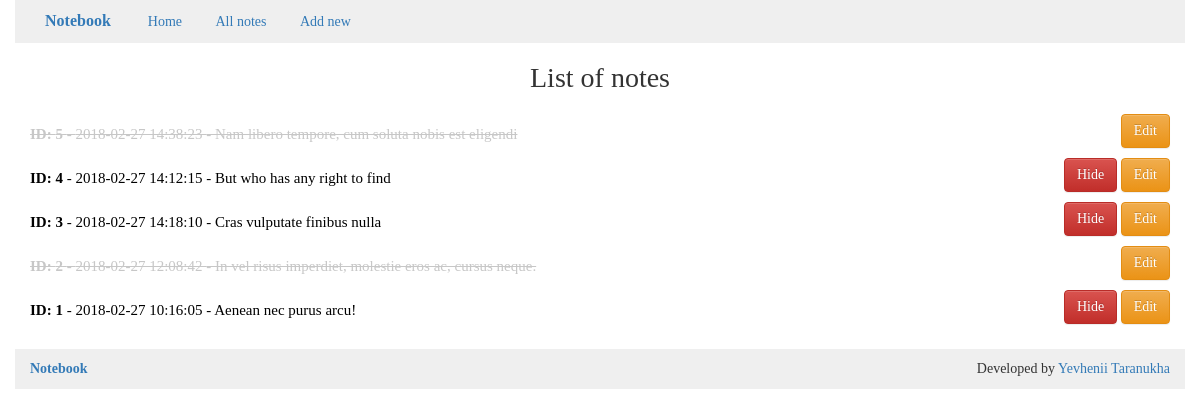
Screenshot of /all with the database file from the repository.
### tables this page shows
CREATE TABLE `notes` (
  `id` bigint(20) NOT NULL,
  `title` varchar(75) NOT NULL,
  `text` varchar(500) NOT NULL,
  `status` tinyint(10) NOT NULL,
  `dateTime` datetime NOT NULL
);

### src/config/routes.php (called while the page is built)
<?php
return array(
    'null' => 'alert/null',
    'new/save' => 'noteNew/save/',
    'new' => 'noteNew/index',
    'edit/save/([0-9]+)' => 'noteEdit/save/$1',
    'edit/([0-9]+)' => 'noteEdit/index/$1',
    'hide/([0-9]+)' => 'noteDelete/hide/$1',
    'delete/([0-9]+)' => 'noteDelete/delete/$1',
    'note/([0-9]+)' => 'noteShow/view/$1',
    'all' => 'noteShow/indexAll',
    '^$' => 'noteShow/index',
);

### src/models/Note.php (called while the page is built, shortened)
<?php
class Note{
    public static function checkNoteItem(){
        $db = Db::getConnection();
        $result = $db->query(
            'SELECT id '
            . 'FROM notes '
            . 'LIMIT 1'
        );
        $result -> setFetchMode(PDO::FETCH_ASSOC);
        $notesItem = $result->fetch();
        return $notesItem;
    }
    public static function getNoteListAll(){
        $db = Db::getConnection();
        $result = $db->query(
            'SELECT id, title, status, dateTime '
            . 'FROM notes '
            . 'ORDER BY ID DESC'
        );
        $i = 0;
        $notesList = array();
        while($row = $result->fetch()){
            $notesList[$i]['id'] = $row ['id'];
            $notesList[$i]['title'] = $row ['title'];
            $notesList[$i]['status'] = $row ['status'];
            $notesList[$i]['dateTime'] = $row ['dateTime'];
            $i++;
        }
        return $notesList;
    }
}

### src/index.php (called while the page is built, shortened)
<?php
    require_once ROOT . '/components/Router.php';
    require_once ROOT . '/models/Note.php';
    $router = new Router();
    $router->run();

### src/views/pages/homePage.php (the view)
<?php
require_once ROOT . "/views/layout/header.php";
echo '
<div class="container">
    <div class="row title">
            <div class="col-xs-12"><h1>List of notes</h1></div>
     </div>';
foreach($notesList as $field){
    if ($field ['status']==1){
        echo "<div class='row note'>";
    }
    else if ($field ['status']==0){
        echo "<div class='row note deleted'>";
    }
    echo "
        <div class='col-xs-12 col-sm-9 col-md-10'><a href='/note/{$field ['id']}'><span>ID: {$field ['id']}</span> - {$field ['dateTime']} - {$field ['title']}</a></div>
            <div class='col-xs-12 col-sm-3 col-md-2'>
         ";
                if ($field['status'] != 0){echo "<a href='/hide/{$field ['id']}' type='button' class='btn btn-danger'>Hide</a>";}
    echo "
                <a href='/edit/{$field ['id']}' type='button' class='btn btn-warning'>Edit</a>
             </div>
        </div>";
}
echo "</div>";
require_once ROOT . "/views/layout/footer.php";

### src/components/Router.php (shortened to what this page needs)
<?php
class Router{
    private $routes;
    public function __construct()
    {
        $routesPath = ROOT . '/config/routes.php';
        $this->routes = include($routesPath);
    }
    private function getURI()
    {
        if(!empty($_SERVER['REQUEST_URI'])){
            return trim($_SERVER['REQUEST_URI'], '/');
        }
    }
    public function run()
    {
        $uri = $this->getURI();
        foreach ($this->routes as $uriPattern => $path){
            if(preg_match("~$uriPattern~", $uri)){
                $internalRoute = preg_replace("~$uriPattern~", $path, $uri);
                $segments = explode('/', $internalRoute);
                $controllerName = array_shift($segments).'Controller';
                $actionName = 'action'.ucfirst(array_shift($segments));
                $param = $segments;
                $controllerObject = new $controllerName;
                $result = call_user_func_array(array($controllerObject, $actionName), $param);
                if ($result != null){
                    break;
                }
            }
         }
    }
}

### src/controllers/NoteShowController.php (shortened to what this page needs)
<?php
class NoteShowController{
    public function actionIndexAll(){
        $checkNoteItem = Note::checkNoteItem();
        if($checkNoteItem){
            $notesList = Note::getNoteListAll();
            require_once ROOT . '/views/pages/homePage.php';
        }
        else{
            RedirectController::redirectToHomeWithAlertNull();
        }
        return true;
    }
}

### src/views/layout/header.php (shortened to what this page needs)
<!DOCTYPE html>
<html lang="en">
<head>
    <link rel="stylesheet" href="https://maxcdn.bootstrapcdn.com/bootstrap/3.3.7/css/bootstrap.min.css">
    <link rel="stylesheet" href="https://maxcdn.bootstrapcdn.com/bootstrap/3.3.7/css/bootstrap-theme.min.css">
    <link rel="stylesheet" href="/src/views/css/main.css">
</head>
    <body>
        <header class="container">
            <div class="row">
                <div class="col-lg-12">
                    <ul class="nav">
                        <li><a href="/" class="logo hidden-xs">Notebook</a></li>
                        <li><a href="/">Home</a></li>
                        <li><a href="/all">All notes</a></li>
                        <li><a href="/new">Add new</a></li>
                    </ul>
                </div>
            </div>
        </header>

### src/views/layout/footer.php
        <footer class="container">
            <div class="row">
                <div class="col-xs-3">
                    <a href="/" class="logo-footer">Notebook</a>
                </div>
                <div class="text-right copyright col-xs-9">
                    Developed by <a href="https://tzhenia.com" target="_blank">Yevhenii Taranukha</a>
                </div>
            </div>
        </footer>
    </body>
</html>

### src/views/css/main.css (style rules this page uses)
body { font-family: Tahoma; }
header, footer { background: #efefef; }
footer { margin-top: 15px; padding-top:10px; padding-bottom: 10px; }
.nav, .nav li { list-style: none; }
.nav li { display: inline-block; }
.logo-footer { font-weight: 600; }
.logo { font-weight: bold; font-size: 16px; }
.title div h1 { text-align: center; }
h1 { font-size: 28px; }
.note { margin-top:10px; margin-bottom: 10px; }
.note div:first-child { padding-top:10px; }
.note div:first-child a { color: #000; font-size: 15px; }
.deleted div:first-child a { color: #c7c7c7 !important; text-decoration: line-through; }
.note div:first-child a span { font-weight: bold; }
.note div:last-child { text-align: right; }

### rows the page displays
notes: id "5", dateTime "2018-02-27 14:38:23", title "Nam libero tempore, cum soluta nobis est eligendi"
notes: id "4", dateTime "2018-02-27 14:12:15", title "But who has any right to find"
notes: id "3", dateTime "2018-02-27 14:18:10", title "Cras vulputate finibus nulla"
notes: id "2", dateTime "2018-02-27 12:08:42", title "In vel risus imperdiet, molestie eros ac, cursus neque."
notes: id "1", dateTime "2018-02-27 10:16:05", title "Aenean nec purus arcu!"
